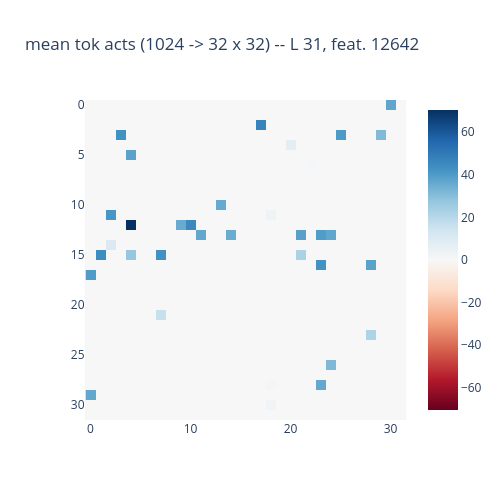

Notebook cell for this chart:
### Code cell
layer = 31
feat = 12642
acts = viz_feature_vals(layer=layer, feat=feat, viz=True)

### Figure 1 — Plotly figure (JSON) as saved in the notebook; plotly's stock layout.template omitted (floating-point values rounded to 4 significant figures; data arrays with more than 128 entries replaced by an {"elided": "..."} marker saying what was removed)
{"data": [{"coloraxis": "coloraxis", "customdata": {"elided": "32x32 int values"}, "hovertemplate": "%{x}, %{y}<br>Sequence position: %{customdata}<br>Feat. activation %{z}", "name": "0", "type": "heatmap", "x": [0, 1, 2, 3, 4, 5, 6, 7, 8, 9, 10, 11, 12, 13, 14, 15, 16, 17, 18, 19, 20, 21, 22, 23, 24, 25, 26, 27, 28, 29, 30, 31], "xaxis": "x", "y": [0, 1, 2, 3, 4, 5, 6, 7, 8, 9, 10, 11, 12, 13, 14, 15, 16, 17, 18, 19, 20, 21, 22, 23, 24, 25, 26, 27, 28, 29, 30, 31], "yaxis": "y", "z": {"elided": "32x32 float values"}}], "layout": {"coloraxis": {"cmid": 0, "colorscale": [[0, "rgb(103,0,31)"], [0.1, "rgb(178,24,43)"], [0.2, "rgb(214,96,77)"], [0.3, "rgb(244,165,130)"], [0.4, "rgb(253,219,199)"], [0.5, "rgb(247,247,247)"], [0.6, "rgb(209,229,240)"], [0.7, "rgb(146,197,222)"], [0.8, "rgb(67,147,195)"], [0.9, "rgb(33,102,172)"], [1, "rgb(5,48,97)"]]}, "height": 500, "title": {"text": "mean tok acts (1024 -> 32 x 32) -- L 31, feat. 12642"}, "width": 500, "xaxis": {"anchor": "y", "constrain": "domain", "domain": [0, 1], "scaleanchor": "y"}, "yaxis": {"anchor": "x", "autorange": "reversed", "constrain": "domain", "domain": [0, 1]}}}
